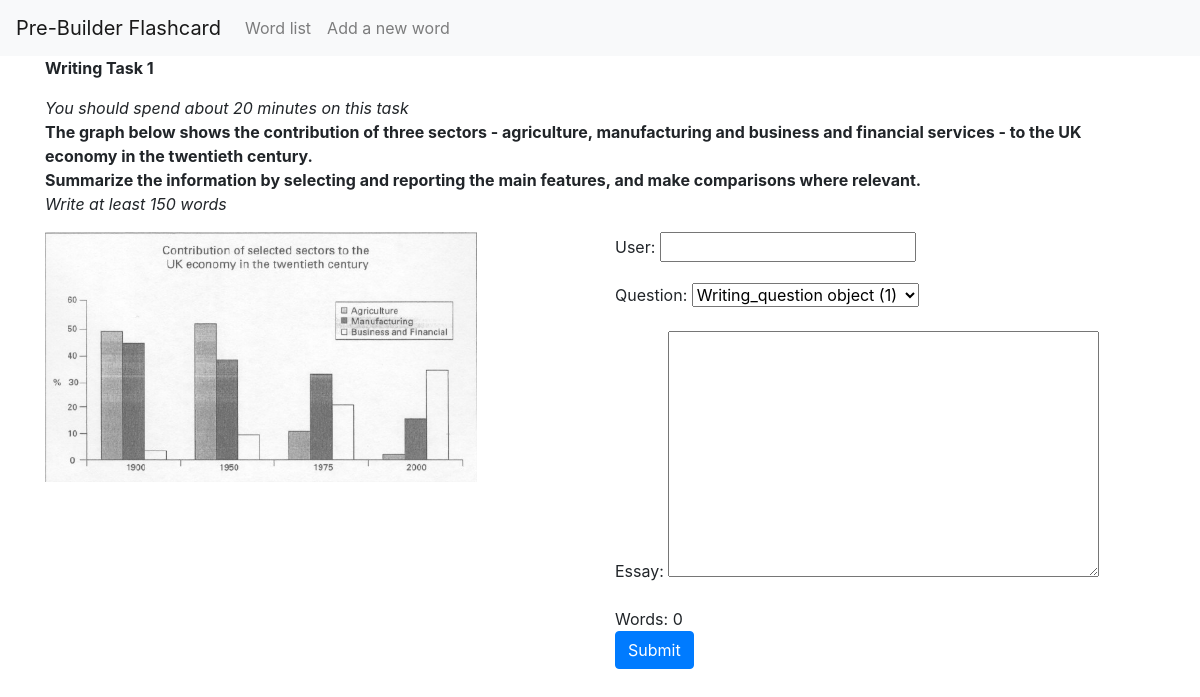
Page /write/1/ on the committed database.
### flashcard/models.py (models this page shows)
class Writing_question(models.Model):
    task = models.PositiveIntegerField()
    question = models.TextField()
    picture = models.ImageField(upload_to = 'img/')
    added = models.DateTimeField(auto_now_add=True)

### flashcard/views.py (the view)
# urls.py: re_path("write/(\d+)/", views.writing, name = 'writing')
def writing(request, pk = None):
    question = Writing_question.objects.get(pk = pk)
    saved = False
    if request.method == "POST":
        form = WritingForm(data = request.POST or None, initial = {'question':question})
        if form.is_valid():
            form.save()
            saved = True
    else:
        form = WritingForm(initial = {'question':question})
    return render(
        request,
        'writing.html',
        {'form':form,
        'saved':saved,
        'question':question})

### flashcard/forms.py
class WritingForm(forms.ModelForm):
    class Meta:
        model = Writing
        fields = "__all__"

### template/writing.html (shortened to what this page needs)
{% extends 'base.html' %}
{% block body %}
<div class="container">
	{% if saved %}
	<h3> Saved </h3>
{% else %}
    <div class="row">
        <div class="col-sm-12">
            <p style="font-weight:bold">Writing Task {{question.task}}</p>
            <p>{{question.question|safe}}</p>
        </div>
        <div class="col-sm-12 col-md-6">
            <img src="{{question.picture.url}}" alt="" width="80%">
        </div>
        <div class="col-sm-12 col-md-6">
            <form action="" method="post">
                {{form.as_p}}
                Words: <span id="wordCount">0</span><br />
                <input type="submit" value="Submit" class="btn btn-primary">
            </form>
        </div>
    </div>
{% endif %}
</div>
{% endblock %}

### rows in the picture
Writing_question: task "1", question "You should spend about 20 minutes on this task The graph below shows the contribution of three sectors - agriculture, manufacturing and business and financial services - to the UK economy in the twentieth century. Summarize the information by selecting and reporting the main features, and make comparisons where relevant. Write at least 150 words", picture (picture)
